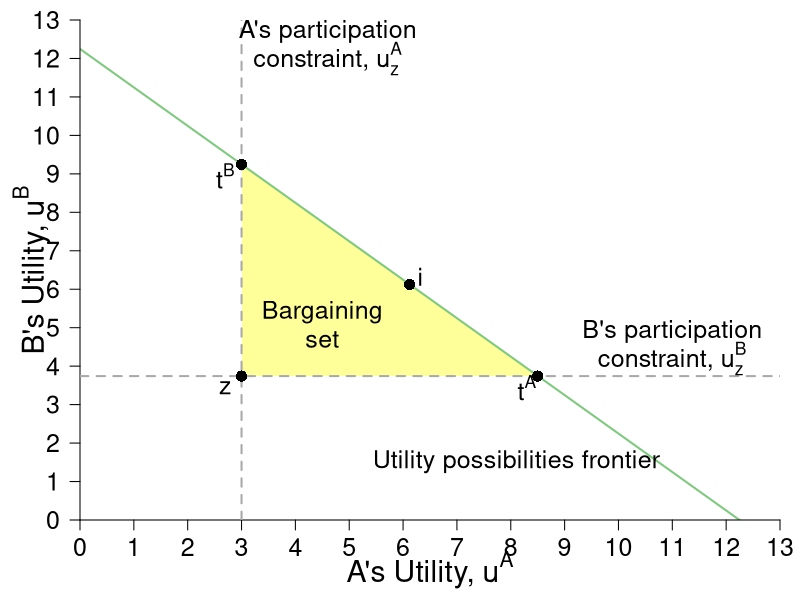

Source code (R):
require(ggplot2)
require(shape)
require(plotrix)
#pdf(file = "property_tioli_upfSTEP1.pdf", width = 9, height = 7)
#pdf(file = "property_tioli_upfSTEP2.pdf", width = 9, height = 7)
#pdf(file = "property_tioli_upfSTEP3.pdf", width = 9, height = 7)
pdf(file = "property/property_tioli_upf.pdf", width = 9, height = 7)

#Set parameters for graphics
namesize <- 1.3
pointsize <- 1.8
axislabelsize <- 1.8
labelsize <- 1.5
namesize <- 1.8
annotatesize <- 1.5
graphlinewidth <- 2
segmentlinewidth <- 1.5



#Colors
COL <- c("#7fc97f", "#beaed4", "#fdc086", "#ffff99", "#386cb0", "#f0027f", "#bf5b17", "#666666")
COLA <- c("#99d8c9","#66c2a4","#41ae76", "#238b45", "#005824")
COLB <- c("#4eb3d3", "#2b8cbe", "#0868ac","#084081")

upf <- function(ub) {
  12.24745 - ub
}


uA <- function(xA, yA, alpha = 1/2){
  ((xA)^alpha)*((yA)^(1 - alpha))
}


#Notes
#ua = (xa^0.5)*(ya^0.5)
#ub = ((10-xa)^05)*((15-ya)^0.5)

#ua = (10^0.5)*(15^0.5) = 12.24745
#ua_e = u(8,2) = (8^0.5)*(2^0.5) = 4

#Point g
# => x^A = 4/((3/2)^0.5) = 3.27 => x^B = 6.73
# => y^A = 3/2(x^A) = 4.9 => y^B = 10.1
#ua_g(4.9^0.5)*(3.27^0.5) = 4.002874
#ub_g(6.73^0.5)*(10.1^0.5) = 8.244574
#W = (4.002874^0.5)*(8.244574^0.5) = 5.744736

#COL <- c("#7fc97f", "#beaed4", "#fdc086", "#ffff99")
par(mar =  c(4, 4, 1, 1))
xlims <- c(0, 13)
ylims <- c(0, 13)


plot(0, 0, xlim = xlims, ylim = ylims, type = "n",
     xlab = "",
     ylab = "",
     xaxt = "n", 
     yaxt = "n", 
     cex.lab = axislabelsize, 
     bty = "n",
     xaxs="i", 
     yaxs="i")

npts <- 500 
npts2 <- 501
#Specify the sequences of points for graphing. 
xx1 <- seq(xlims[1], xlims[2], length.out = npts)
xx2 <- seq(xlims[1], xlims[2], length.out = npts)
xx3 <- seq(xlims[1], xlims[2], length.out = npts2)

text(0.5*xlims[2], -1.3, expression(paste("A's Utility, ", u^A)), xpd = TRUE, cex = axislabelsize) 
text(-0.9, 0.5*ylims[2], expression(paste("B's Utility, ", u^B)), xpd = TRUE, cex = axislabelsize, srt = 90) 


#polygons
#I need something like xx1 with npts for 
xpoly1 <- c(uA(9,1), 8.5, uA(9,1), uA(9,1))
ypoly1 <- c(uA(1,14), uA(1,14), upf(uA(9,1)), uA(1,14))
polygon(x = xpoly1, y = ypoly1, col=COL[4], density=NULL, border = NA)

#xpoly2 = c(0, 0, 12.24745, xlims[2], xlims[2], 0)
#ypoly2 = c(ylims[2], 12.24745, 0, 0, ylims[2], ylims[2])
#polygon(x = xpoly2, y = ypoly2, col=COL[4], density=NULL, border = NA)



#Draw the lines for the graphs
lines(xx1, upf(xx1), col = COL[1], lwd = graphlinewidth)

#Customize ticks and labels for the plot
ticksy <- seq(from = ylims[1], to = ylims[2], by = 1)
ylabels <- seq(from = ylims[1], to = ylims[2], by = 1)
ticksx <- seq(from =  xlims[1], to = xlims[2], by = 1)
xlabels <- seq(from = xlims[1], to = xlims[2], by = 1)
axis(1, at = ticksx, pos = 0, labels = xlabels, cex.axis = labelsize)
axis(2, at = ticksy, pos = 0, labels = ylabels, las = 1, cex.axis = labelsize)

#Annotation of the  graphs
#UPF
text(8.1, 1.5, expression(paste("Utility possibilities frontier")), 
     cex = annotatesize)
# text(8.1, 1, expression(paste(u^B == bar(W) - u^A)), 
#      cex = annotatesize)

#SWF
#text(11.5, 4.5, expression(paste("Social Planner's")))
#text(11.5, 4, expression(paste("Iso-welfare Curves")))

#Annotate Point f
#u^A = (5.84^0.5)*(8.77^0.5) = 7.16
#u^B = (4.16^0.5)*(6.23^0.5) = 5.09
#W = (7.16^0.5)*(5.09^0.5) = 6.03692

#points(5.09, 7.15, pch = 16, col = "black", cex = 1.5)
#text(5.3, 7.3, expression(f))


#Annotate Point i
#(5^0.5)*(7.5^0.5) = 6.123724
#W = (6.123724^0.5)(6.123724^0.5) = 6.123724
#points(6.123724, 6.123724, pch = 16, col = "black", cex = 1.5)
#text(6.3, 6.3, expression(i))

#Annotate point g
#ua_g(4.9^0.5)*(3.27^0.5) = 4.002874
#ub_g(6.73^0.5)*(10.1^0.5) = 8.244574
#W = (4.002874^0.5)*(8.244574^0.5) = 5.744736
#points(8.24, 4, pch = 16, col = "black", cex = 1.5)
#text(8.4, 4.2, expression(g))

#Annotate point e.
#ua_e = (8^0.5)*(2^0.5) = 4
#ub_e = (2^0.5)*(13.1^0.5) = 5.118594
#W = (4^0.5)*(5.118594^0.5) = 4.524862
segments(0,  uA(1,14), xlims[2], uA(1,14), lty = 2, col = "darkgray", lwd = 2)
segments(uA(9,1), 0, uA(9,1), ylims[2], 13, lty = 2, col = "darkgray", lwd = 2)

#Annotate e
points(uA(9,1),  uA(1,14), pch = 16, col = "black", cex = 1.5)
text(uA(9,1)-0.3,  uA(1,14)-0.3, expression(z), cex = annotatesize)

#Annotate f
points(8.5, uA(1,14), pch = 16, col = "black", cex = 1.5)
text(8.5 - 0.2, uA(1,14) - 0.3, expression(t^A), cex = annotatesize)

#Annotate g
points(uA(9,1, alpha = 1/2), upf(uA(9,1)), pch = 16, col = "black", cex = 1.5)
text(uA(9,1, alpha = 1/2)-0.3, upf(uA(9,1))-0.3, expression(t^B), cex = annotatesize)

#Annotate m
#points(4.389995,  5.703502, pch = 16, col = "black", cex = 1.5)
#text(4.6, 5.9, expression(m))

#Label economic rents
#Arrows(6.68, 5.12, 6.68, 7.3, col = "black", lty = 1, lwd = 2, arr.type = "triangle")
text(4.5, 5.4, expression(paste("Bargaining")), 
     cex = annotatesize)
text(4.5, 4.7, expression(paste("set")), 
     cex = annotatesize)


#Point h
#points(4, 10, pch = 16, col = "black", cex = 1.5)
#u^A_h(6, 5) = (6^0.5)*(5^0.5) = 5.477226
#u^A_h(4, 10) = (4^0.5)*(10^0.5) = 6.324555
#points(6.12, 4, pch = 16, col = "black", cex = 1.5)
#text(5.92, 3.8, expression(h))

#Annotate Point i
#(5^0.5)*(7.5^0.5) = 6.123724
#W = (6.123724^0.5)(6.123724^0.5) = 6.123724
points(6.123724, 6.123724, pch = 16, col = "black", cex = 1.5)
text(6.123724 + 0.2, 6.123724 + 0.2, expression(i), cex = annotatesize)

#Label Participation Constraints
#Aisha's
text(11, 4.9, expression(paste("B's participation")), cex = annotatesize)
text(11, 4.2, expression(paste("constraint, ", u[z]^B)), cex = annotatesize)

#Betty's
text(4.6, 12.7, expression(paste("A's participation")), cex = annotatesize)
text(4.6, 12, expression(paste("constraint, ", u[z]^A)), cex = annotatesize)

#Arrows showing Social Planner's choices
#Arrows(5.2, 4.2, 5.9, 4.2, col = "black", lty = 1, lwd = 2, arr.type = "triangle", arr.lwd = arrowwidth)
#Arrows(6.12, 4.2, 6.12, 5.7, col = "black", lty = 1, lwd = 2, arr.type = "triangle", arr.lwd = arrowwidth)

dev.off()
